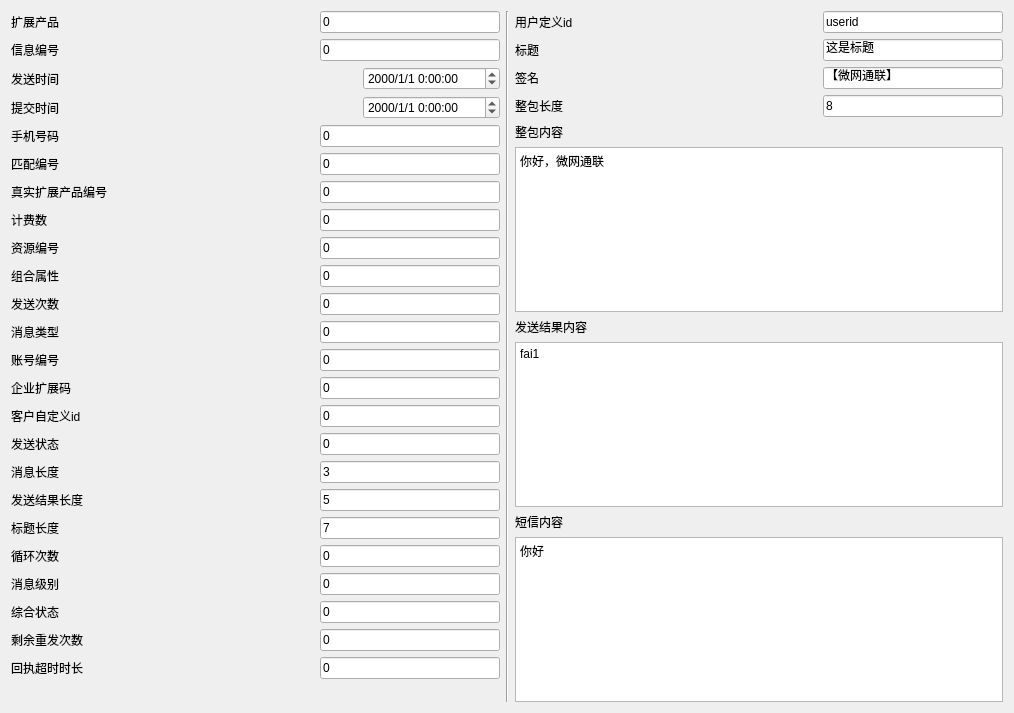
<?xml version="1.0" encoding="UTF-8"?>
<ui version="4.0">
 <class>SMsgSendData</class>
 <widget class="QWidget" name="SMsgSendData">
  <property name="geometry">
   <rect>
    <x>0</x>
    <y>0</y>
    <width>1014</width>
    <height>713</height>
   </rect>
  </property>
  <property name="windowTitle">
   <string>Form</string>
  </property>
  <layout class="QGridLayout" name="gridLayout">
   <item row="0" column="0">
    <layout class="QVBoxLayout" name="verticalLayout_4">
     <item>
      <layout class="QHBoxLayout" name="horizontalLayout">
       <item>
        <widget class="QLabel" name="label">
         <property name="text">
          <string>扩展产品</string>
         </property>
        </widget>
       </item>
       <item>
        <spacer name="horizontalSpacer">
         <property name="orientation">
          <enum>Qt::Horizontal</enum>
         </property>
         <property name="sizeHint" stdset="0">
          <size>
           <width>40</width>
           <height>20</height>
          </size>
         </property>
        </spacer>
       </item>
       <item>
        <widget class="QLineEdit" name="lineEdit_productExtendId">
         <property name="maximumSize">
          <size>
           <width>180</width>
           <height>16777215</height>
          </size>
         </property>
         <property name="text">
          <string>0</string>
         </property>
        </widget>
       </item>
      </layout>
     </item>
     <item>
      <layout class="QHBoxLayout" name="horizontalLayout_2">
       <item>
        <widget class="QLabel" name="label_2">
         <property name="text">
          <string>信息编号</string>
         </property>
        </widget>
       </item>
       <item>
        <spacer name="horizontalSpacer_2">
         <property name="orientation">
          <enum>Qt::Horizontal</enum>
         </property>
         <property name="sizeHint" stdset="0">
          <size>
           <width>40</width>
           <height>20</height>
          </size>
         </property>
        </spacer>
       </item>
       <item>
        <widget class="QLineEdit" name="lineEdit_msgId">
         <property name="maximumSize">
          <size>
           <width>180</width>
           <height>16777215</height>
          </size>
         </property>
         <property name="text">
          <string>0</string>
         </property>
        </widget>
       </item>
      </layout>
     </item>
     <item>
      <layout class="QHBoxLayout" name="horizontalLayout_16">
       <item>
        <widget class="QLabel" name="label_16">
         <property name="text">
          <string>发送时间</string>
         </property>
        </widget>
       </item>
       <item>
        <spacer name="horizontalSpacer_3">
         <property name="orientation">
          <enum>Qt::Horizontal</enum>
         </property>
         <property name="sizeHint" stdset="0">
          <size>
           <width>40</width>
           <height>20</height>
          </size>
         </property>
        </spacer>
       </item>
       <item>
        <widget class="QDateTimeEdit" name="dateTimeEdit_sendedTime">
         <property name="maximumSize">
          <size>
           <width>16777215</width>
           <height>16777215</height>
          </size>
         </property>
         <property name="displayFormat">
          <string>yyyy/M/d H:mm:ss</string>
         </property>
        </widget>
       </item>
      </layout>
     </item>
     <item>
      <layout class="QHBoxLayout" name="horizontalLayout_17">
       <item>
        <widget class="QLabel" name="label_17">
         <property name="text">
          <string>提交时间</string>
         </property>
        </widget>
       </item>
       <item>
        <spacer name="horizontalSpacer_4">
         <property name="orientation">
          <enum>Qt::Horizontal</enum>
         </property>
         <property name="sizeHint" stdset="0">
          <size>
           <width>40</width>
           <height>20</height>
          </size>
         </property>
        </spacer>
       </item>
       <item>
        <widget class="QDateTimeEdit" name="dateTimeEdit_submitTime">
         <property name="maximumSize">
          <size>
           <width>16777215</width>
           <height>16777215</height>
          </size>
         </property>
         <property name="displayFormat">
          <string>yyyy/M/d H:mm:ss</string>
         </property>
        </widget>
       </item>
      </layout>
     </item>
     <item>
      <layout class="QHBoxLayout" name="horizontalLayout_6">
       <item>
        <widget class="QLabel" name="label_6">
         <property name="text">
          <string>手机号码</string>
         </property>
        </widget>
       </item>
       <item>
        <spacer name="horizontalSpacer_5">
         <property name="orientation">
          <enum>Qt::Horizontal</enum>
         </property>
         <property name="sizeHint" stdset="0">
          <size>
           <width>40</width>
           <height>20</height>
          </size>
         </property>
        </spacer>
       </item>
       <item>
        <widget class="QLineEdit" name="lineEdit_mobilePhone">
         <property name="maximumSize">
          <size>
           <width>180</width>
           <height>16777215</height>
          </size>
         </property>
         <property name="text">
          <string>0</string>
         </property>
        </widget>
       </item>
      </layout>
     </item>
     <item>
      <layout class="QHBoxLayout" name="horizontalLayout_7">
       <item>
        <widget class="QLabel" name="label_7">
         <property name="text">
          <string>匹配编号</string>
         </property>
        </widget>
       </item>
       <item>
        <spacer name="horizontalSpacer_6">
         <property name="orientation">
          <enum>Qt::Horizontal</enum>
         </property>
         <property name="sizeHint" stdset="0">
          <size>
           <width>40</width>
           <height>20</height>
          </size>
         </property>
        </spacer>
       </item>
       <item>
        <widget class="QLineEdit" name="lineEdit_matchId">
         <property name="maximumSize">
          <size>
           <width>180</width>
           <height>16777215</height>
          </size>
         </property>
         <property name="text">
          <string>0</string>
         </property>
        </widget>
       </item>
      </layout>
     </item>
     <item>
      <layout class="QHBoxLayout" name="horizontalLayout_8">
       <item>
        <widget class="QLabel" name="label_8">
         <property name="text">
          <string>真实扩展产品编号</string>
         </property>
        </widget>
       </item>
       <item>
        <spacer name="horizontalSpacer_7">
         <property name="orientation">
          <enum>Qt::Horizontal</enum>
         </property>
         <property name="sizeHint" stdset="0">
          <size>
           <width>40</width>
           <height>20</height>
          </size>
         </property>
        </spacer>
       </item>
       <item>
        <widget class="QLineEdit" name="lineEdit_realProductExtendId">
         <property name="maximumSize">
          <size>
           <width>180</width>
           <height>16777215</height>
          </size>
         </property>
         <property name="text">
          <string>0</string>
         </property>
        </widget>
       </item>
      </layout>
     </item>
     <item>
      <layout class="QHBoxLayout" name="horizontalLayout_9">
       <item>
        <widget class="QLabel" name="label_9">
         <property name="text">
          <string>计费数</string>
         </property>
        </widget>
       </item>
       <item>
        <spacer name="horizontalSpacer_8">
         <property name="orientation">
          <enum>Qt::Horizontal</enum>
         </property>
         <property name="sizeHint" stdset="0">
          <size>
           <width>40</width>
           <height>20</height>
          </size>
         </property>
        </spacer>
       </item>
       <item>
        <widget class="QLineEdit" name="lineEdit_chargeQuantity">
         <property name="maximumSize">
          <size>
           <width>180</width>
           <height>16777215</height>
          </size>
         </property>
         <property name="text">
          <string>0</string>
         </property>
        </widget>
       </item>
      </layout>
     </item>
     <item>
      <layout class="QHBoxLayout" name="horizontalLayout_28">
       <item>
        <widget class="QLabel" name="label_31">
         <property name="text">
          <string>资源编号</string>
         </property>
        </widget>
       </item>
       <item>
        <spacer name="horizontalSpacer_28">
         <property name="orientation">
          <enum>Qt::Horizontal</enum>
         </property>
         <property name="sizeHint" stdset="0">
          <size>
           <width>40</width>
           <height>20</height>
          </size>
         </property>
        </spacer>
       </item>
       <item>
        <widget class="QLineEdit" name="lineEdit_resourceId">
         <property name="maximumSize">
          <size>
           <width>180</width>
           <height>16777215</height>
          </size>
         </property>
         <property name="text">
          <string>0</string>
         </property>
        </widget>
       </item>
      </layout>
     </item>
     <item>
      <layout class="QHBoxLayout" name="horizontalLayout_10">
       <item>
        <widget class="QLabel" name="label_10">
         <property name="text">
          <string>组合属性</string>
         </property>
        </widget>
       </item>
       <item>
        <spacer name="horizontalSpacer_9">
         <property name="orientation">
          <enum>Qt::Horizontal</enum>
         </property>
         <property name="sizeHint" stdset="0">
          <size>
           <width>40</width>
           <height>20</height>
          </size>
         </property>
        </spacer>
       </item>
       <item>
        <widget class="QLineEdit" name="lineEdit_propertyComponent">
         <property name="maximumSize">
          <size>
           <width>180</width>
           <height>16777215</height>
          </size>
         </property>
         <property name="text">
          <string>0</string>
         </property>
        </widget>
       </item>
      </layout>
     </item>
     <item>
      <layout class="QHBoxLayout" name="horizontalLayout_11">
       <item>
        <widget class="QLabel" name="label_11">
         <property name="text">
          <string>发送次数</string>
         </property>
        </widget>
       </item>
       <item>
        <spacer name="horizontalSpacer_10">
         <property name="orientation">
          <enum>Qt::Horizontal</enum>
         </property>
         <property name="sizeHint" stdset="0">
          <size>
           <width>40</width>
           <height>20</height>
          </size>
         </property>
        </spacer>
       </item>
       <item>
        <widget class="QLineEdit" name="lineEdit_sendTimes">
         <property name="maximumSize">
          <size>
           <width>180</width>
           <height>16777215</height>
          </size>
         </property>
         <property name="text">
          <string>0</string>
         </property>
        </widget>
       </item>
      </layout>
     </item>
     <item>
      <layout class="QHBoxLayout" name="horizontalLayout_12">
       <item>
        <widget class="QLabel" name="label_12">
         <property name="text">
          <string>消息类型</string>
         </property>
        </widget>
       </item>
       <item>
        <spacer name="horizontalSpacer_11">
         <property name="orientation">
          <enum>Qt::Horizontal</enum>
         </property>
         <property name="sizeHint" stdset="0">
          <size>
           <width>40</width>
           <height>20</height>
          </size>
         </property>
        </spacer>
       </item>
       <item>
        <widget class="QLineEdit" name="lineEdit_msgType">
         <property name="maximumSize">
          <size>
           <width>180</width>
           <height>16777215</height>
          </size>
         </property>
         <property name="text">
          <string>0</string>
         </property>
        </widget>
       </item>
      </layout>
     </item>
     <item>
      <layout class="QHBoxLayout" name="horizontalLayout_13">
       <item>
        <widget class="QLabel" name="label_13">
         <property name="text">
          <string>账号编号</string>
         </property>
        </widget>
       </item>
       <item>
        <spacer name="horizontalSpacer_12">
         <property name="orientation">
          <enum>Qt::Horizontal</enum>
         </property>
         <property name="sizeHint" stdset="0">
          <size>
           <width>40</width>
           <height>20</height>
          </size>
         </property>
        </spacer>
       </item>
       <item>
        <widget class="QLineEdit" name="lineEdit_accountId">
         <property name="maximumSize">
          <size>
           <width>180</width>
           <height>16777215</height>
          </size>
         </property>
         <property name="text">
          <string>0</string>
         </property>
        </widget>
       </item>
      </layout>
     </item>
     <item>
      <layout class="QHBoxLayout" name="horizontalLayout_15">
       <item>
        <widget class="QLabel" name="label_15">
         <property name="text">
          <string>企业扩展码</string>
         </property>
        </widget>
       </item>
       <item>
        <spacer name="horizontalSpacer_13">
         <property name="orientation">
          <enum>Qt::Horizontal</enum>
         </property>
         <property name="sizeHint" stdset="0">
          <size>
           <width>40</width>
           <height>20</height>
          </size>
         </property>
        </spacer>
       </item>
       <item>
        <widget class="QLineEdit" name="lineEdit_SPNo">
         <property name="maximumSize">
          <size>
           <width>180</width>
           <height>16777215</height>
          </size>
         </property>
         <property name="text">
          <string>0</string>
         </property>
        </widget>
       </item>
      </layout>
     </item>
     <item>
      <layout class="QHBoxLayout" name="horizontalLayout_14">
       <item>
        <widget class="QLabel" name="label_14">
         <property name="text">
          <string>客户自定义id</string>
         </property>
        </widget>
       </item>
       <item>
        <spacer name="horizontalSpacer_14">
         <property name="orientation">
          <enum>Qt::Horizontal</enum>
         </property>
         <property name="sizeHint" stdset="0">
          <size>
           <width>40</width>
           <height>20</height>
          </size>
         </property>
        </spacer>
       </item>
       <item>
        <widget class="QLineEdit" name="lineEdit_clientMsgId">
         <property name="maximumSize">
          <size>
           <width>180</width>
           <height>16777215</height>
          </size>
         </property>
         <property name="text">
          <string>0</string>
         </property>
        </widget>
       </item>
      </layout>
     </item>
     <item>
      <layout class="QHBoxLayout" name="horizontalLayout_4">
       <item>
        <widget class="QLabel" name="label_4">
         <property name="text">
          <string>发送状态</string>
         </property>
        </widget>
       </item>
       <item>
        <spacer name="horizontalSpacer_15">
         <property name="orientation">
          <enum>Qt::Horizontal</enum>
         </property>
         <property name="sizeHint" stdset="0">
          <size>
           <width>40</width>
           <height>20</height>
          </size>
         </property>
        </spacer>
       </item>
       <item>
        <widget class="QLineEdit" name="lineEdit_sendState">
         <property name="maximumSize">
          <size>
           <width>180</width>
           <height>16777215</height>
          </size>
         </property>
         <property name="text">
          <string>0</string>
         </property>
        </widget>
       </item>
      </layout>
     </item>
     <item>
      <layout class="QHBoxLayout" name="horizontalLayout_5">
       <item>
        <widget class="QLabel" name="label_5">
         <property name="text">
          <string>消息长度</string>
         </property>
        </widget>
       </item>
       <item>
        <spacer name="horizontalSpacer_16">
         <property name="orientation">
          <enum>Qt::Horizontal</enum>
         </property>
         <property name="sizeHint" stdset="0">
          <size>
           <width>40</width>
           <height>20</height>
          </size>
         </property>
        </spacer>
       </item>
       <item>
        <widget class="QLineEdit" name="lineEdit_msgLen">
         <property name="maximumSize">
          <size>
           <width>180</width>
           <height>16777215</height>
          </size>
         </property>
         <property name="text">
          <string>3</string>
         </property>
        </widget>
       </item>
      </layout>
     </item>
     <item>
      <layout class="QHBoxLayout" name="horizontalLayout_3">
       <item>
        <widget class="QLabel" name="label_3">
         <property name="text">
          <string>发送结果长度</string>
         </property>
        </widget>
       </item>
       <item>
        <spacer name="horizontalSpacer_17">
         <property name="orientation">
          <enum>Qt::Horizontal</enum>
         </property>
         <property name="sizeHint" stdset="0">
          <size>
           <width>40</width>
           <height>20</height>
          </size>
         </property>
        </spacer>
       </item>
       <item>
        <widget class="QLineEdit" name="lineEdit_SendResultLen">
         <property name="maximumSize">
          <size>
           <width>180</width>
           <height>16777215</height>
          </size>
         </property>
         <property name="text">
          <string>5</string>
         </property>
        </widget>
       </item>
      </layout>
     </item>
     <item>
      <layout class="QHBoxLayout" name="horizontalLayout_18">
       <item>
        <widget class="QLabel" name="label_18">
         <property name="text">
          <string>标题长度</string>
         </property>
        </widget>
       </item>
       <item>
        <spacer name="horizontalSpacer_18">
         <property name="orientation">
          <enum>Qt::Horizontal</enum>
         </property>
         <property name="sizeHint" stdset="0">
          <size>
           <width>40</width>
           <height>20</height>
          </size>
         </property>
        </spacer>
       </item>
       <item>
        <widget class="QLineEdit" name="lineEdit_TitleLen">
         <property name="maximumSize">
          <size>
           <width>180</width>
           <height>16777215</height>
          </size>
         </property>
         <property name="text">
          <string>7</string>
         </property>
        </widget>
       </item>
      </layout>
     </item>
     <item>
      <layout class="QHBoxLayout" name="horizontalLayout_19">
       <item>
        <widget class="QLabel" name="label_19">
         <property name="text">
          <string>循环次数</string>
         </property>
        </widget>
       </item>
       <item>
        <spacer name="horizontalSpacer_19">
         <property name="orientation">
          <enum>Qt::Horizontal</enum>
         </property>
         <property name="sizeHint" stdset="0">
          <size>
           <width>40</width>
           <height>20</height>
          </size>
         </property>
        </spacer>
       </item>
       <item>
        <widget class="QLineEdit" name="lineEdit_cycletimes">
         <property name="maximumSize">
          <size>
           <width>180</width>
           <height>16777215</height>
          </size>
         </property>
         <property name="text">
          <string>0</string>
         </property>
        </widget>
       </item>
      </layout>
     </item>
     <item>
      <layout class="QHBoxLayout" name="horizontalLayout_20">
       <item>
        <widget class="QLabel" name="label_20">
         <property name="text">
          <string>消息级别</string>
         </property>
        </widget>
       </item>
       <item>
        <spacer name="horizontalSpacer_20">
         <property name="orientation">
          <enum>Qt::Horizontal</enum>
         </property>
         <property name="sizeHint" stdset="0">
          <size>
           <width>40</width>
           <height>20</height>
          </size>
         </property>
        </spacer>
       </item>
       <item>
        <widget class="QLineEdit" name="lineEdit_Priority">
         <property name="maximumSize">
          <size>
           <width>180</width>
           <height>16777215</height>
          </size>
         </property>
         <property name="text">
          <string>0</string>
         </property>
        </widget>
       </item>
      </layout>
     </item>
     <item>
      <layout class="QHBoxLayout" name="horizontalLayout_21">
       <item>
        <widget class="QLabel" name="label_21">
         <property name="text">
          <string>综合状态</string>
         </property>
        </widget>
       </item>
       <item>
        <spacer name="horizontalSpacer_21">
         <property name="orientation">
          <enum>Qt::Horizontal</enum>
         </property>
         <property name="sizeHint" stdset="0">
          <size>
           <width>40</width>
           <height>20</height>
          </size>
         </property>
        </spacer>
       </item>
       <item>
        <widget class="QLineEdit" name="lineEdit_typeComponentParam">
         <property name="maximumSize">
          <size>
           <width>180</width>
           <height>16777215</height>
          </size>
         </property>
         <property name="text">
          <string>0</string>
         </property>
        </widget>
       </item>
      </layout>
     </item>
     <item>
      <layout class="QHBoxLayout" name="horizontalLayout_22">
       <item>
        <widget class="QLabel" name="label_22">
         <property name="text">
          <string>剩余重发次数</string>
         </property>
        </widget>
       </item>
       <item>
        <spacer name="horizontalSpacer_22">
         <property name="orientation">
          <enum>Qt::Horizontal</enum>
         </property>
         <property name="sizeHint" stdset="0">
          <size>
           <width>40</width>
           <height>20</height>
          </size>
         </property>
        </spacer>
       </item>
       <item>
        <widget class="QLineEdit" name="lineEdit_rmReSendTimes">
         <property name="maximumSize">
          <size>
           <width>180</width>
           <height>16777215</height>
          </size>
         </property>
         <property name="text">
          <string>0</string>
         </property>
        </widget>
       </item>
      </layout>
     </item>
     <item>
      <layout class="QHBoxLayout" name="horizontalLayout_23">
       <item>
        <widget class="QLabel" name="label_23">
         <property name="text">
          <string>回执超时时长</string>
         </property>
        </widget>
       </item>
       <item>
        <spacer name="horizontalSpacer_23">
         <property name="orientation">
          <enum>Qt::Horizontal</enum>
         </property>
         <property name="sizeHint" stdset="0">
          <size>
           <width>40</width>
           <height>20</height>
          </size>
         </property>
        </spacer>
       </item>
       <item>
        <widget class="QLineEdit" name="lineEdit_repResendTimeOut">
         <property name="maximumSize">
          <size>
           <width>180</width>
           <height>16777215</height>
          </size>
         </property>
         <property name="text">
          <string>0</string>
         </property>
        </widget>
       </item>
      </layout>
     </item>
    </layout>
   </item>
   <item row="0" column="2">
    <layout class="QVBoxLayout" name="verticalLayout_5">
     <item>
      <layout class="QHBoxLayout" name="horizontalLayout_25">
       <item>
        <widget class="QLabel" name="label_27">
         <property name="text">
          <string>用户定义id</string>
         </property>
        </widget>
       </item>
       <item>
        <spacer name="horizontalSpacer_24">
         <property name="orientation">
          <enum>Qt::Horizontal</enum>
         </property>
         <property name="sizeHint" stdset="0">
          <size>
           <width>40</width>
           <height>20</height>
          </size>
         </property>
        </spacer>
       </item>
       <item>
        <widget class="QLineEdit" name="lineEdit_userDefineId">
         <property name="maximumSize">
          <size>
           <width>180</width>
           <height>16777215</height>
          </size>
         </property>
         <property name="text">
          <string>userid</string>
         </property>
        </widget>
       </item>
      </layout>
     </item>
     <item>
      <layout class="QHBoxLayout" name="horizontalLayout_24">
       <item>
        <widget class="QLabel" name="label_26">
         <property name="text">
          <string>标题</string>
         </property>
        </widget>
       </item>
       <item>
        <spacer name="horizontalSpacer_25">
         <property name="orientation">
          <enum>Qt::Horizontal</enum>
         </property>
         <property name="sizeHint" stdset="0">
          <size>
           <width>40</width>
           <height>20</height>
          </size>
         </property>
        </spacer>
       </item>
       <item>
        <widget class="QLineEdit" name="lineEdit_title">
         <property name="maximumSize">
          <size>
           <width>180</width>
           <height>16777215</height>
          </size>
         </property>
         <property name="text">
          <string>这是标题</string>
         </property>
        </widget>
       </item>
      </layout>
     </item>
     <item>
      <layout class="QHBoxLayout" name="horizontalLayout_27">
       <item>
        <widget class="QLabel" name="label_30">
         <property name="text">
          <string>签名</string>
         </property>
        </widget>
       </item>
       <item>
        <spacer name="horizontalSpacer_26">
         <property name="orientation">
          <enum>Qt::Horizontal</enum>
         </property>
         <property name="sizeHint" stdset="0">
          <size>
           <width>40</width>
           <height>20</height>
          </size>
         </property>
        </spacer>
       </item>
       <item>
        <widget class="QLineEdit" name="lineEdit_sign">
         <property name="maximumSize">
          <size>
           <width>180</width>
           <height>16777215</height>
          </size>
         </property>
         <property name="text">
          <string>【微网通联】</string>
         </property>
        </widget>
       </item>
      </layout>
     </item>
     <item>
      <layout class="QHBoxLayout" name="horizontalLayout_26">
       <item>
        <widget class="QLabel" name="label_28">
         <property name="text">
          <string>整包长度</string>
         </property>
        </widget>
       </item>
       <item>
        <spacer name="horizontalSpacer_27">
         <property name="orientation">
          <enum>Qt::Horizontal</enum>
         </property>
         <property name="sizeHint" stdset="0">
          <size>
           <width>40</width>
           <height>20</height>
          </size>
         </property>
        </spacer>
       </item>
       <item>
        <widget class="QLineEdit" name="lineEdit_totalMsgLen">
         <property name="maximumSize">
          <size>
           <width>180</width>
           <height>16777215</height>
          </size>
         </property>
         <property name="text">
          <string>8</string>
         </property>
        </widget>
       </item>
      </layout>
     </item>
     <item>
      <layout class="QVBoxLayout" name="verticalLayout_3">
       <item>
        <widget class="QLabel" name="label_29">
         <property name="text">
          <string>整包内容</string>
         </property>
        </widget>
       </item>
       <item>
        <widget class="QTextEdit" name="textEdit_totalMsg">
         <property name="html">
          <string>&lt;!DOCTYPE HTML PUBLIC &quot;-//W3C//DTD HTML 4.0//EN&quot; &quot;http://www.w3.org/TR/REC-html40/strict.dtd&quot;&gt;
&lt;html&gt;&lt;head&gt;&lt;meta name=&quot;qrichtext&quot; content=&quot;1&quot; /&gt;&lt;style type=&quot;text/css&quot;&gt;
p, li { white-space: pre-wrap; }
&lt;/style&gt;&lt;/head&gt;&lt;body style=&quot; font-family:'SimSun'; font-size:9pt; font-weight:400; font-style:normal;&quot;&gt;
&lt;p style=&quot; margin-top:0px; margin-bottom:0px; margin-left:0px; margin-right:0px; -qt-block-indent:0; text-indent:0px;&quot;&gt;你好，微网通联&lt;/p&gt;&lt;/body&gt;&lt;/html&gt;</string>
         </property>
        </widget>
       </item>
      </layout>
     </item>
     <item>
      <layout class="QVBoxLayout" name="verticalLayout_2">
       <item>
        <widget class="QLabel" name="label_25">
         <property name="text">
          <string>发送结果内容</string>
         </property>
        </widget>
       </item>
       <item>
        <widget class="QTextEdit" name="textEdit_sendResultInfo">
         <property name="html">
          <string>&lt;!DOCTYPE HTML PUBLIC &quot;-//W3C//DTD HTML 4.0//EN&quot; &quot;http://www.w3.org/TR/REC-html40/strict.dtd&quot;&gt;
&lt;html&gt;&lt;head&gt;&lt;meta name=&quot;qrichtext&quot; content=&quot;1&quot; /&gt;&lt;style type=&quot;text/css&quot;&gt;
p, li { white-space: pre-wrap; }
&lt;/style&gt;&lt;/head&gt;&lt;body style=&quot; font-family:'SimSun'; font-size:9pt; font-weight:400; font-style:normal;&quot;&gt;
&lt;p style=&quot; margin-top:0px; margin-bottom:0px; margin-left:0px; margin-right:0px; -qt-block-indent:0; text-indent:0px;&quot;&gt;fai1&lt;/p&gt;&lt;/body&gt;&lt;/html&gt;</string>
         </property>
        </widget>
       </item>
      </layout>
     </item>
     <item>
      <layout class="QVBoxLayout" name="verticalLayout">
       <item>
        <widget class="QLabel" name="label_24">
         <property name="text">
          <string>短信内容</string>
         </property>
        </widget>
       </item>
       <item>
        <widget class="QTextEdit" name="textEdit_msgContent">
         <property name="html">
          <string>&lt;!DOCTYPE HTML PUBLIC &quot;-//W3C//DTD HTML 4.0//EN&quot; &quot;http://www.w3.org/TR/REC-html40/strict.dtd&quot;&gt;
&lt;html&gt;&lt;head&gt;&lt;meta name=&quot;qrichtext&quot; content=&quot;1&quot; /&gt;&lt;style type=&quot;text/css&quot;&gt;
p, li { white-space: pre-wrap; }
&lt;/style&gt;&lt;/head&gt;&lt;body style=&quot; font-family:'SimSun'; font-size:9pt; font-weight:400; font-style:normal;&quot;&gt;
&lt;p style=&quot; margin-top:0px; margin-bottom:0px; margin-left:0px; margin-right:0px; -qt-block-indent:0; text-indent:0px;&quot;&gt;你好&lt;/p&gt;
&lt;p style=&quot;-qt-paragraph-type:empty; margin-top:0px; margin-bottom:0px; margin-left:0px; margin-right:0px; -qt-block-indent:0; text-indent:0px;&quot;&gt;&lt;br /&gt;&lt;/p&gt;&lt;/body&gt;&lt;/html&gt;</string>
         </property>
        </widget>
       </item>
      </layout>
     </item>
    </layout>
   </item>
   <item row="0" column="1">
    <widget class="Line" name="line">
     <property name="orientation">
      <enum>Qt::Vertical</enum>
     </property>
    </widget>
   </item>
  </layout>
 </widget>
 <resources/>
 <connections/>
</ui>
